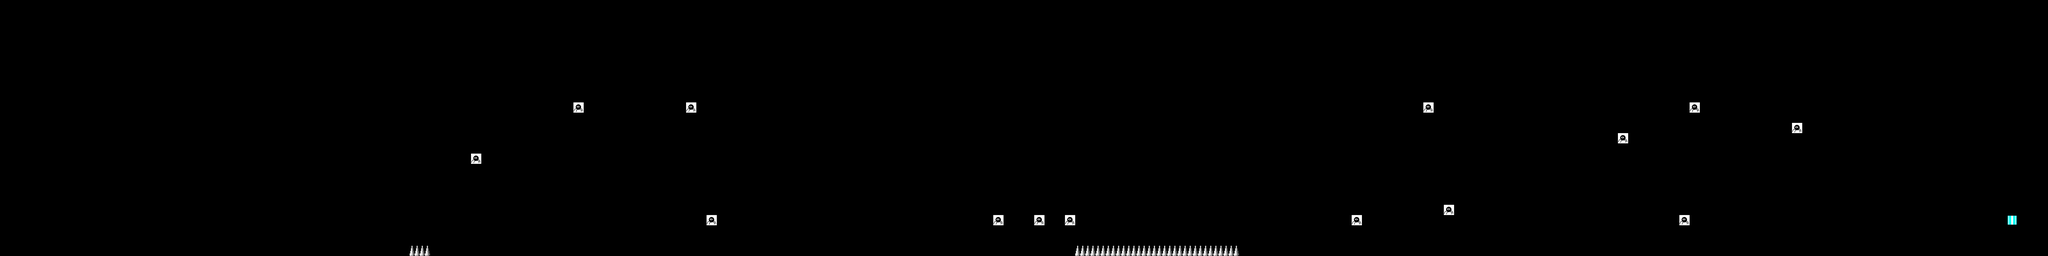

A 2D game scene composited from a Tiled map and its tileset images. What follows is a short description and the map's XML, with each tile layer's data collapsed to a summary:
An orthogonal 200x25 tile map with 32x32 px tiles, 3 tile layers (normal, launchenemy, launchgimmick), 3 tilesets.

<map version="1.0" orientation="orthogonal" renderorder="right-down" width="200" height="25" tilewidth="32" tileheight="32" nextobjectid="1">
 <tileset firstgid="1" name="mapChip" tilewidth="32" tileheight="32" tilecount="100" columns="10">
  <image source="../Images/mapChip/mapChip.png" width="320" height="320" />
 </tileset>
 <tileset firstgid="101" name="launchEnemyMapChip" tilewidth="32" tileheight="32" tilecount="30" columns="5">
  <image source="../Images/mapChip/launchEnemyMapChip.png" width="160" height="192" />
 </tileset>
 <tileset firstgid="131" name="launchGimmickMapChip" tilewidth="32" tileheight="32" tilecount="25" columns="5">
  <image source="../Images/mapChip/launchGimmickMapChip.png" width="160" height="160" />
 </tileset>
 <layer name="normal" width="200" height="25">
  <data>[5000 cells, 1127 non-empty, 1 distinct tile ids]</data>
 </layer>
 <layer name="launchenemy" width="200" height="25">
  <data>[5000 cells, 14 non-empty, 1 distinct tile ids]</data>
 </layer>
 <layer name="launchgimmick" width="200" height="25">
  <data>[5000 cells, 19 non-empty, 2 distinct tile ids]</data>
 </layer>
</map>
